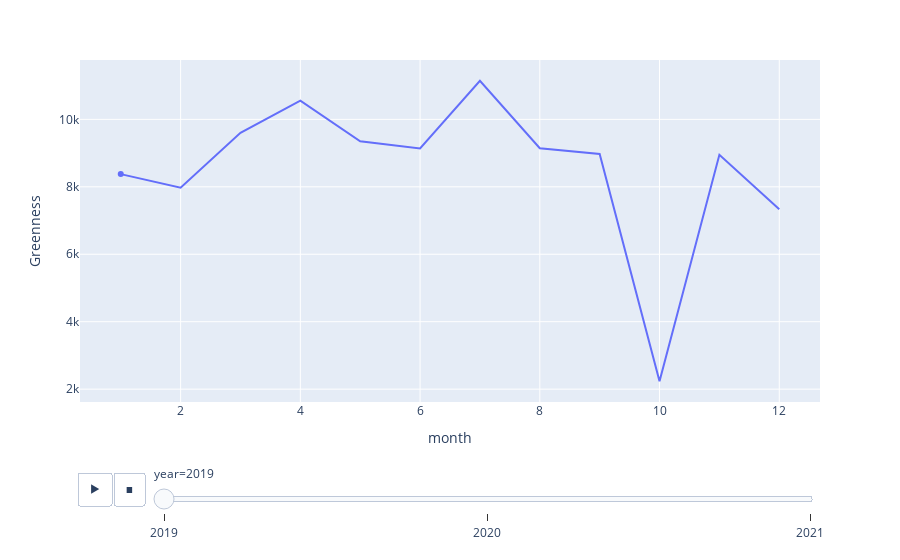

The notebook cell this image was saved under:
### Code cell
df = df[df['Country']=='AT']
fig = px.line(df, x="month", y="Greenness", animation_frame="year", animation_group="Country", hover_name="Country", markers=True)
fig["layout"]
fig.layout.updatemenus[0].buttons[0].args[1]["frame"]["duration"] = 1500
fig.show()

### Figure 1 — Plotly figure (JSON) as saved in the notebook; plotly's stock layout.template omitted (floating-point values rounded to 4 significant figures)
{"data": [{"hovertemplate": "<b>%{hovertext}</b><br><br>year=2019<br>month=%{x}<br>Greenness=%{y}<extra></extra>", "hovertext": ["AT", "AT", "AT", "AT", "AT", "AT", "AT", "AT", "AT", "AT", "AT", "AT"], "ids": ["AT", "AT", "AT", "AT", "AT", "AT", "AT", "AT", "AT", "AT", "AT", "AT"], "legendgroup": "", "line": {"color": "#636efa", "dash": "solid"}, "marker": {"symbol": "circle"}, "mode": "lines+markers", "name": "", "orientation": "v", "showlegend": false, "type": "scatter", "x": [1, 2, 3, 4, 5, 6, 7, 8, 9, 10, 11, 12], "xaxis": "x", "y": [8377.0, 7973.0, 9600.0, 10560.0, 9351.0, 9136.0, 11140.0, 9144.0, 8975.0, 2237.0, 8951.0, 7338.0], "yaxis": "y"}], "layout": {"legend": {"tracegroupgap": 0}, "margin": {"t": 60}, "sliders": [{"active": 0, "currentvalue": {"prefix": "year="}, "len": 0.9, "pad": {"b": 10, "t": 60}, "steps": [{"args": [["2019"], {"frame": {"duration": 0, "redraw": false}, "fromcurrent": true, "mode": "immediate", "transition": {"duration": 0, "easing": "linear"}}], "label": "2019", "method": "animate"}, {"args": [["2020"], {"frame": {"duration": 0, "redraw": false}, "fromcurrent": true, "mode": "immediate", "transition": {"duration": 0, "easing": "linear"}}], "label": "2020", "method": "animate"}, {"args": [["2021"], {"frame": {"duration": 0, "redraw": false}, "fromcurrent": true, "mode": "immediate", "transition": {"duration": 0, "easing": "linear"}}], "label": "2021", "method": "animate"}], "x": 0.1, "xanchor": "left", "y": 0, "yanchor": "top"}], "updatemenus": [{"buttons": [{"args": [null, {"frame": {"duration": 1500, "redraw": false}, "fromcurrent": true, "mode": "immediate", "transition": {"duration": 500, "easing": "linear"}}], "label": "&#9654;", "method": "animate"}, {"args": [[null], {"frame": {"duration": 0, "redraw": false}, "fromcurrent": true, "mode": "immediate", "transition": {"duration": 0, "easing": "linear"}}], "label": "&#9724;", "method": "animate"}], "direction": "left", "pad": {"r": 10, "t": 70}, "showactive": false, "type": "buttons", "x": 0.1, "xanchor": "right", "y": 0, "yanchor": "top"}], "xaxis": {"anchor": "y", "domain": [0, 1], "title": {"text": "month"}}, "yaxis": {"anchor": "x", "domain": [0, 1], "title": {"text": "Greenness"}}}}
